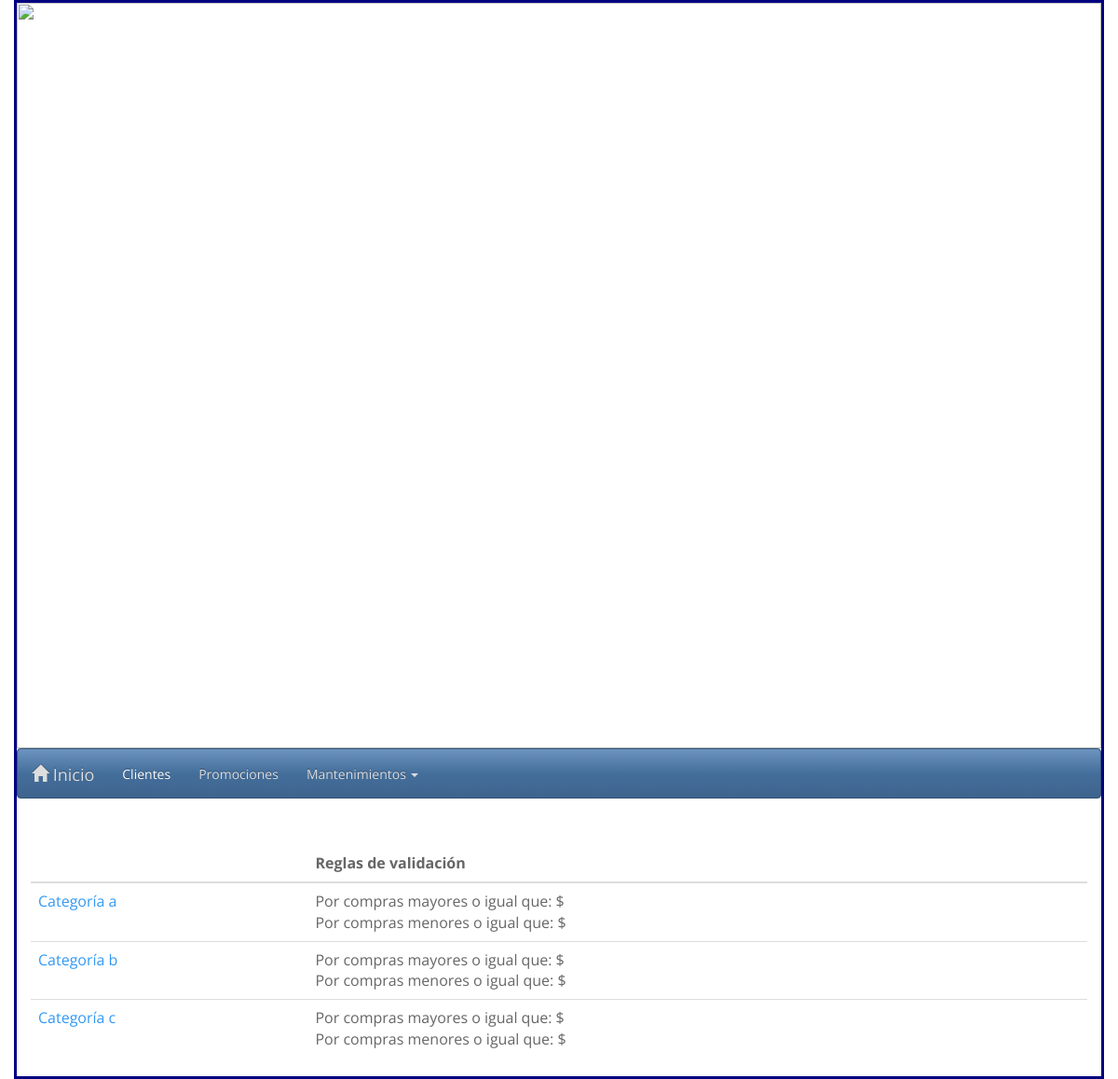
The app's page /index.php/cat_categorias, older data.
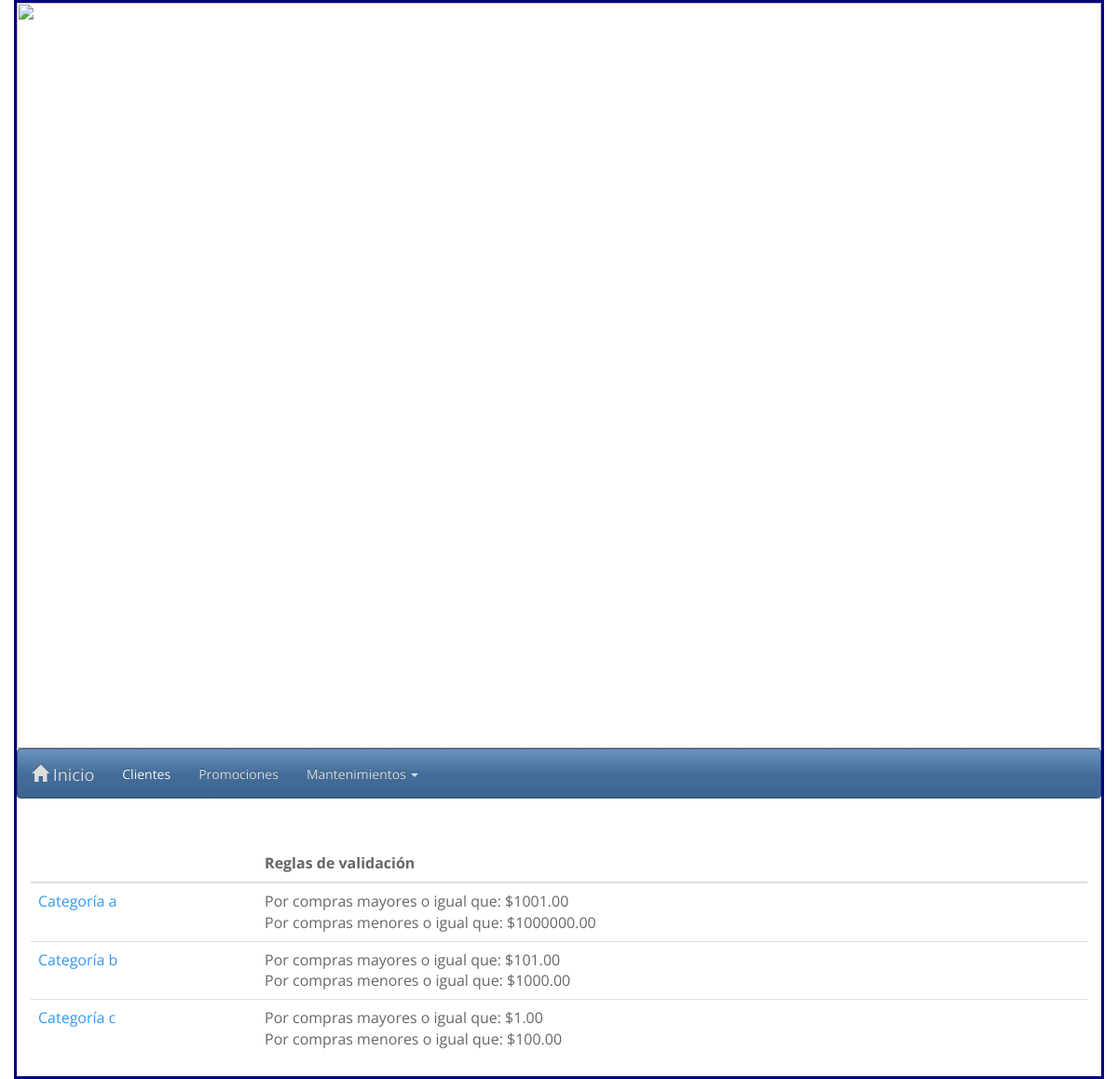
The same page, newer data.
### tables this page shows
CREATE TABLE `categorias` (
  `id_categoria` int(11) NOT NULL AUTO_INCREMENT,
  `nombre` char(1) DEFAULT NULL,
  `valor_1` decimal(10,2) DEFAULT NULL,
  `valor_2` decimal(10,2) DEFAULT NULL,
  PRIMARY KEY (`id_categoria`)
);

### application/views/view_plantilla.php (called while the page is built)
<?php
$this->load->view('view_header');
$this->load->view($page);
$this->load->view('view_footer');

### application/controllers/cat_categorias.php (called while the page is built, shortened)
<?php if ( ! defined('BASEPATH')) exit('No direct script access allowed');
class cat_categorias extends CI_Controller {
	public function __construct(){
		$this->load->model('model_cat_categorias');
	}
	public function index(){
		$data['a'] = $this->model_cat_categorias->traer_categoria( 'a' );
		$data['b'] = $this->model_cat_categorias->traer_categoria( 'b' );
		$data['c'] = $this->model_cat_categorias->traer_categoria( 'c' );
		$data['page'] = "view_cat_categorias";
		$this->load->view('view_plantilla',$data);
	}
}

### index.php (called while the page is built, shortened)
<?php
require_once BASEPATH.'core/CodeIgniter.php';

### application/models/model_cat_categorias.php (called while the page is built, shortened)
<?php if ( ! defined('BASEPATH')) exit('No direct script access allowed');
class model_cat_categorias extends CI_Model {
	function traer_categoria( $nombre ){
		$this->db->where('nombre', $nombre);
		$query = $this->db->get('categorias');
		return ( $query->num_rows() > 0 ) ? $query->row_array() : false;
	}
}

### application/views/view_cat_categorias.php (the view, shortened to what this page needs)
<div class="container">
	<div style="color:red; min-height:30px" id="msj"></div>
	<table class="table">
		<thead>
			<th></th>
			<th>Reglas de validación</th>
		</thead>
		<tbody>
			<tr>
				<td><a href="javascript:void(0);" onclick="load_edit('a')">Categoría a</a></td>
				<td id="fila_a">
					Por compras mayores o igual que: $<?php echo $a['valor_1'] ?><br>
					Por compras menores o igual que: $<?php echo $a['valor_2'] ?>
				</td>
			</tr>
			<tr>
				<td><a href="javascript:void(0);" onclick="load_edit('b')">Categoría b</a></td>
				<td id="fila_b">
					Por compras mayores o igual que: $<?php echo $b['valor_1'] ?><br>
					Por compras menores o igual que: $<?php echo $b['valor_2'] ?>
				</td>
			</tr>
			<tr>
				<td><a href="javascript:void(0);" onclick="load_edit('c')">Categoría c</a></td>
				<td id="fila_c">
					Por compras mayores o igual que: $<?php echo $c['valor_1'] ?><br>
					Por compras menores o igual que: $<?php echo $c['valor_2'] ?>
				</td>
			</tr>
		</tbody>
	</table>
</div>

### application/views/view_header.php (shortened to what this page needs)
<html>
<head>
      <link type="text/css" rel="stylesheet" href="assets/css/bootstrap.min.css" media="screen">
      <link type="text/css" rel="stylesheet" href="assets/css/estilosRafa.css">
      <link type="text/css" rel="stylesheet" href="assets/css/start/jquery-ui-1.10.3.custom.min.css">
</head>
<body>
      <div class="container borde">
            <div class="row">
                  <div class="col-md-12 center">
                     <img src="assets/img/mainheader.bmp" width="100%" heigth="80%">
                  </div>
           </div>
    <div class="row">
      <div class="col-md-12">
        <div class="navbar navbar-inverse" style="position:static">
                <div class="container">
                  <div class="navbar-header">
                    <a class="navbar-brand" href="home"><span class="glyphicon glyphicon-home"></span>&nbsp;Inicio</a>
                  </div>
                  <div class="navbar-collapse collapse navbar-inverse-collapse">
                    <ul class="nav navbar-nav">
                      <li class="active"><a href="<?php echo base_url() ?>cat_clientes">Clientes</a></li>
                      <li><a href="promos">Promociones</a></li>
                      <li class="dropdown">
                        <a href="#" class="dropdown-toggle" data-toggle="dropdown">Mantenimientos <b class="caret"></b></a>
                      </li>
                    </ul>
                  </div>
                </div>
              </div>
          </div>
    </div>

### application/views/view_footer.php (shortened to what this page needs)
</div>
</body>
</html>

### assets/css/estilosRafa.css (style rules this page uses)
.center { text-align: center !important }
.borde { border-style: solid; border-width: medium; border-collapse:collapse; border-color: navy; padding: 0; padding-bottom: 0; }

Row changes from the older to the newer data that the page shows:
added categorias: valor_1 "1001.00", valor_2 "1000000.00"
added categorias: valor_1 "101.00", valor_2 "1000.00"
added categorias: valor_1 "1.00", valor_2 "100.00"
